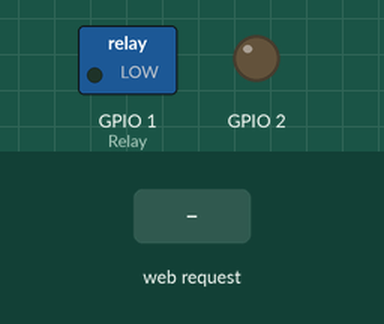
Bench run of a sketch on a simulated ESP8266 (NodeMCU). Parts: switched loads named in the sketch (green lamp = pin HIGH), output pins drawn as LEDs (lit = HIGH). The inputs (shaded band) are chosen by the test bench. WiFi joins after 1.5 s; servers stay silent unless stated; what the sketch prints to the serial monitor is not drawn.

Above: at 2.7 s.
2.8 s: HTTP request GET /relay/on received
At 3.5 s:
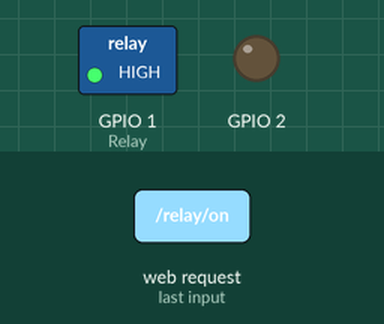
4.3 s: HTTP request GET /relay/off received
At 4.6 s:
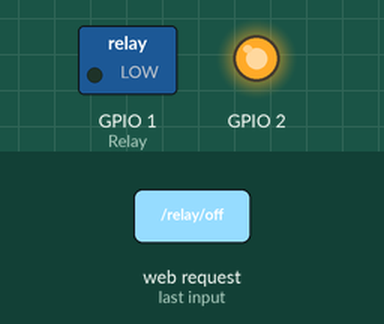
Timing chart, 0 to 7.3 s (numbered marks = the images above; inputs shaded):
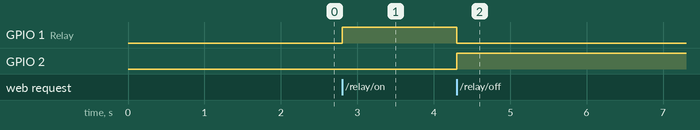

Measured:
- after the input at 2.8 s, GPIO 1 (Relay): LOW → HIGH at once
- after the input at 4.3 s, GPIO 1 (Relay): HIGH → LOW at once; GPIO 2: LOW → HIGH at once

The sketch:

lolin_relay_pellet_stove.ino
```cpp
/*
 *  This sketch demonstrates how to set up a simple HTTP-like server.
 *  The server will set a GPIO pin depending on the request
 *    http://server_ip/gpio/0 will set the GPIO2 low,
 *    http://server_ip/gpio/1 will set the GPIO2 high
 *  server_ip is the IP address of the ESP8266 module, will be
 *  printed to Serial when the module is connected.
 */

#include <ESP8266WiFi.h>

int Relay = 1;

const char* ssid     = "your-ssid";
const char* password = "your-password";

// Create an instance of the server
// specify the port to listen on as an argument
WiFiServer server(80);

void setup() {
  Serial.begin(115200);
  delay(10);

  // prepare GPIO2
  pinMode(2, OUTPUT);
  digitalWrite(2, 0);

  // Connect to WiFi network
  Serial.println();
  Serial.println();
  Serial.print("Connecting to ");
  Serial.println(ssid);

  WiFi.begin(ssid, password);

  while (WiFi.status() != WL_CONNECTED) {
    delay(500);
    Serial.print(".");
  }
  Serial.println("");
  Serial.println("WiFi connected");

  // Start the server
  server.begin();
  Serial.println("Server started");

  // Print the IP address
  Serial.println(WiFi.localIP());

  pinMode(Relay, OUTPUT);
}

void loop() {
  // Check if a client has connected
  WiFiClient client = server.available();
  if (!client) {
    return;
  }

  // Wait until the client sends some data
  Serial.println("new client");
  while(!client.available()){
    delay(1);
  }

  // Read the first line of the request
  String req = client.readStringUntil('\r');
  Serial.println(req);
  client.flush();

  // Match the request
  int val;
  if (req.indexOf("/relay/on") != -1){
    TurnOnPelletStove();
    val = 0;
  }else if (req.indexOf("/relay/off") != -1){
    TurnOffPelletStove();
    val = 1;
  }else {
    Serial.println("invalid request");
    client.stop();
    return;
  }

  // Set GPIO2 according to the request
  digitalWrite(2, val);

  client.flush();

  // Prepare the response
  String s = "HTTP/1.1 200 OK\r\nContent-Type: text/html\r\n\r\n<!DOCTYPE HTML>\r\n<html>\r\n";
  s += (val)?"OFF":"ON";
  s += "</html>\n";

  // Send the response to the client
  client.print(s);
  delay(1);
  Serial.println("Client disonnected");

  // The client will actually be disconnected
  // when the function returns and 'client' object is detroyed
}

void TurnOnPelletStove(){
  digitalWrite(Relay, HIGH); // turn on relay
}

void TurnOffPelletStove(){
  digitalWrite(Relay, LOW); // turn on relay
}
```
